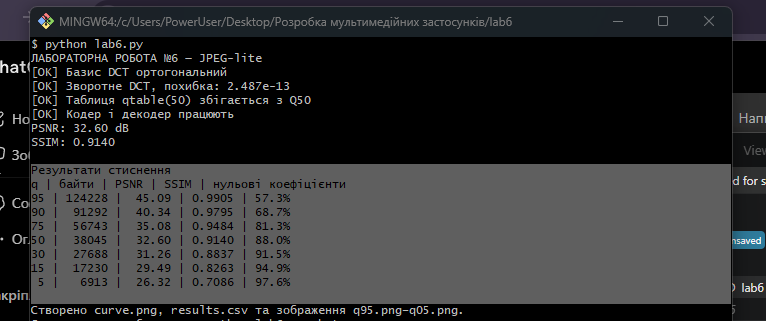
#> input picture lab6/image.png, 766 x 321 px, given in place of image.jpg, which was not available
$ python lab2.py
#> lines starting #> are read from the running program, lines starting #| are printed output that depends on the picture; after the words box and inside, x2 and y2 are one past the last pixel; in counts of white or black regions, pixels touching at a corner belong together; pictures that were not available may be replaced by others from this repository, and a replacement may not be noted
import numpy as np
from pathlib import Path
from PIL import Image

OUT = Path("lab2_results")
OUT.mkdir(exist_ok=True)


# 1. ГАМА

def to_light(code):
    """Код пікселя 0...255 -> фізичне світло 0...1"""
    c = np.asarray(code, dtype=np.float64) / 255
    return np.where(
        c <= 0.04045,
        c / 12.92,
        ((c + 0.055) / 1.055) ** 2.4
    )


def to_code(light):
    """Фізичне світло 0...1 -> код пікселя 0...255"""
    l = np.asarray(light, dtype=np.float64)
    s = np.where(
        l <= 0.0031308,
        l * 12.92,
        1.055 * l ** (1 / 2.4) - 0.055
    )
    return s * 255


print("=== ЗАВДАННЯ 1. ГАМА ===")

mid = (to_light(0) + to_light(255)) / 2

print("Середнє чорного і білого:", round(float(to_code(mid))))
print("Світло для коду 128:", round(float(to_light(128) * 100), 1), "%")
print("Світло для коду 64: ", round(float(to_light(64) * 100), 1), "%")
print("Світло для коду 192:", round(float(to_light(192) * 100), 1), "%")

test = np.array([0, 128, 255])
print("Перевірка масиву:", to_light(test))

# 2. ШАХІВНИЦЯ

def make_board(size=512, cell=8):
    yy, xx = np.indices((size, size))
    return (((yy // cell + xx // cell) % 2) * 255).astype(np.uint8)


def box_average(img, k):
    """Зменшує зображення у k разів усередненням квадратів k x k"""
    h, w = img.shape
    return img.reshape(h // k, k, w // k, k).mean(axis=(1, 3))


print("\n=== ЗАВДАННЯ 2. ШАХІВНИЦЯ ===")

board = make_board(512, 8)

# Наївне зменшення: середнє без переходу в лінійний простір
naive = box_average(board.astype(np.float64), 16)

# Правильне зменшення:
# 1. код -> світло
# 2. усереднення світла
# 3. світло -> код
linear = to_light(board)
correct = to_code(box_average(linear, 16))

print("Наївно:   ", round(float(naive.mean()), 1))
print("Правильно:", round(float(correct.mean()), 1))
print("Різниця:  ", round(float(correct.mean() - naive.mean()), 1))

original_light = to_light(board).mean() * 100
naive_light = to_light(naive).mean() * 100
correct_light = to_light(correct).mean() * 100

print("Середнє світло оригіналу:", round(float(original_light), 1), "%")
print("Середнє світло наївного:", round(float(naive_light), 1), "%")
print("Середнє світло правильного:", round(float(correct_light), 1), "%")

# Збереження зображень
Image.fromarray(board).save(OUT / "01_original_board.bmp")
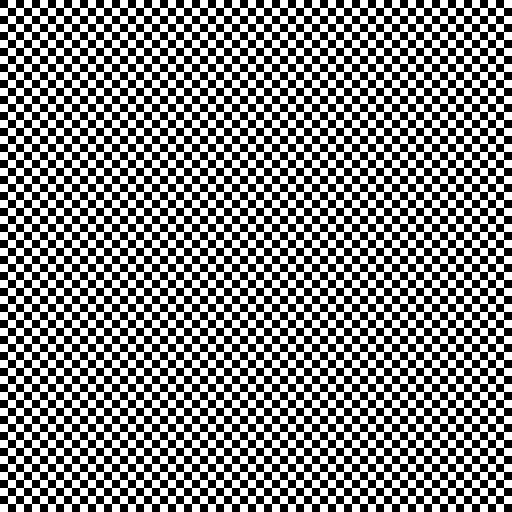
#> saved as 01_original_board.bmp: PIL image 512x512 L; 50% white; 1 white region, box (x1, y1, x2, y2) and area: (0, 0, 512, 512) 131072
Image.fromarray(np.clip(naive, 0, 255).astype(np.uint8)).save(
    OUT / "02_naive_board.bmp"
)
Image.fromarray(np.clip(correct, 0, 255).astype(np.uint8)).save(
    OUT / "03_correct_board.bmp"
)


# 3. YCbCr

def rgb_to_ycbcr(img):
    x = img.astype(np.float64)

    r = x[..., 0]
    g = x[..., 1]
    b = x[..., 2]

    y = 0.299 * r + 0.587 * g + 0.114 * b
    cb = 128 - 0.168736 * r - 0.331264 * g + 0.5 * b
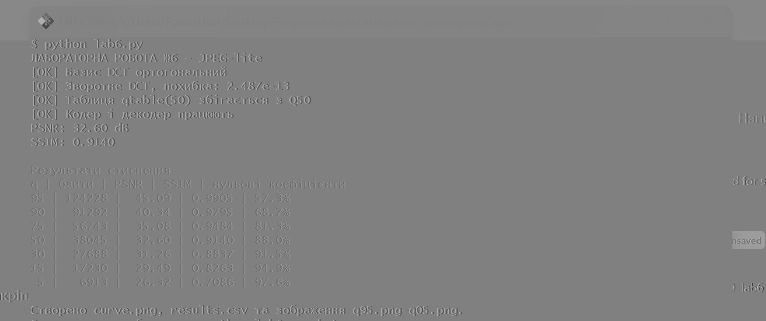
#> cb: shape (321, 766) float64; min 62.91, max 186.2, mean 128.6
    cr = 128 + 0.5 * r - 0.418688 * g - 0.081312 * b

    return y, cb, cr


def ycbcr_to_rgb(y, cb, cr):
    r = y + 1.402 * (cr - 128)
    g = y - 0.344136 * (cb - 128) - 0.714136 * (cr - 128)
    b = y + 1.772 * (cb - 128)

    return np.stack([r, g, b], axis=-1)


def load_color_image():
    # Якщо у папці є image.jpg/png/jpeg/bmp — використовуємо його.
    possible = [
        Path("image.jpg"),
        Path("image.jpeg"),
        Path("image.png"),
        Path("image.bmp"),
        Path("photo.jpg"),
        Path("photo.png")
    ]

    for file in possible:
        if file.exists():
            img = Image.open(file).convert("RGB")
            return np.array(img)

    # Якщо фотографії немає, створюємо тестове кольорове зображення.
    print("\nФото не знайдено.")
    print("Створюю test_image.png для перевірки завдання 3-4.")
    h, w = 300, 400
    yy, xx = np.indices((h, w))

    img = np.zeros((h, w, 3), dtype=np.uint8)
    img[..., 0] = (xx / w * 255).astype(np.uint8)
    img[..., 1] = (yy / h * 255).astype(np.uint8)
    img[..., 2] = ((1 - xx / w) * 255).astype(np.uint8)

    Image.fromarray(img).save("test_image.png")
    return img


print("\n=== ЗАВДАННЯ 3. YCbCr ===")

img = load_color_image()

y, cb, cr = rgb_to_ycbcr(img)
back = ycbcr_to_rgb(y, cb, cr)

back_uint8 = np.clip(np.round(back), 0, 255).astype(np.uint8)

max_difference = np.abs(
    back_uint8.astype(int) - img.astype(int)
).max()
#> max_difference = 0

print("Максимальна різниця після RGB -> YCbCr -> RGB:",
      int(max_difference))
#| Максимальна різниця після RGB -> YCbCr -> RGB: 0

gray_y = np.stack([y, y, y], axis=-1)
gray_y = np.clip(gray_y, 0, 255).astype(np.uint8)

naive_gray_value = img.astype(np.float64).mean(axis=2)
naive_gray = np.stack(
    [naive_gray_value, naive_gray_value, naive_gray_value],
    axis=-1
)
naive_gray = np.clip(naive_gray, 0, 255).astype(np.uint8)

Image.fromarray(gray_y).save(OUT / "04_Y_channel.bmp")
Image.fromarray(naive_gray).save(OUT / "05_naive_gray.bmp")


# 4. HSV

def rgb_to_hsv(img):
    x = img.astype(np.float64) / 255

    r = x[..., 0]
    g = x[..., 1]
    b = x[..., 2]

    mx = x.max(-1)
    mn = x.min(-1)
    d = mx - mn

    h = np.zeros_like(mx)

    m = (d != 0) & (mx == r)
#> m: shape (321, 766) bool; 3.1% white in thin lines or dots
    h[m] = (60 * ((g - b)[m] / d[m])) % 360

    m = (d != 0) & (mx == g)
#> m: shape (321, 766) bool; 2.2% white in thin lines or dots
    h[m] = 60 * ((b - r)[m] / d[m]) + 120
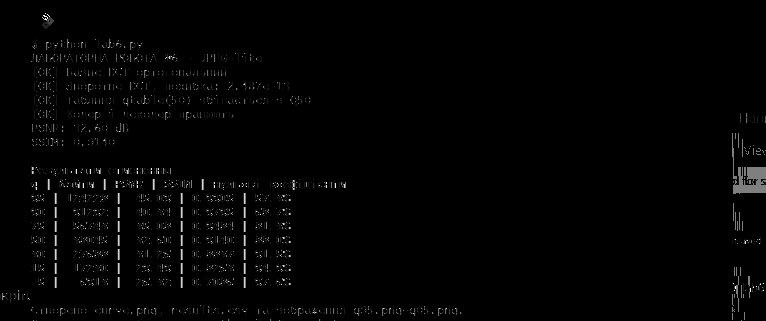
#> h: shape (321, 766) float64; min 0, max 359.5, mean 4.3; drawn with min black and max white

    m = (d != 0) & (mx == b)
#> m: shape (321, 766) bool; 16.9% white; 1049 white regions (990 under 20 px), largest, box (x1, y1, x2, y2) and area: (0, 0, 766, 41) 28042, (732, 133, 766, 321) 6039, (280, 194, 290, 202) 34
    h[m] = 60 * ((r - g)[m] / d[m]) + 240
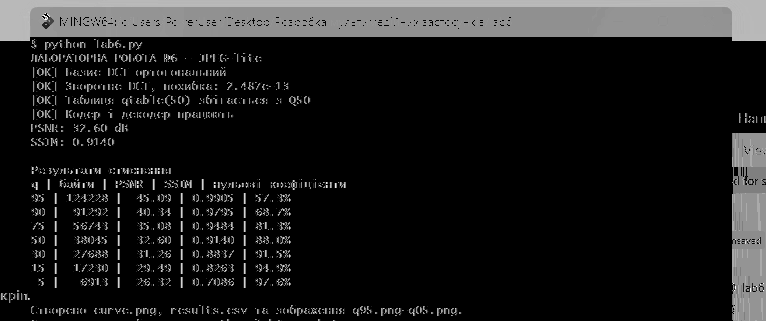
#> h: shape (321, 766) float64; 15.55% of pixels changed, all inside (x1, y1, x2, y2) = (0, 0, 766, 321); drawn with min black and max white

    s = np.where(
        mx == 0,
        0,
        d / np.where(mx == 0, 1, mx)
    )
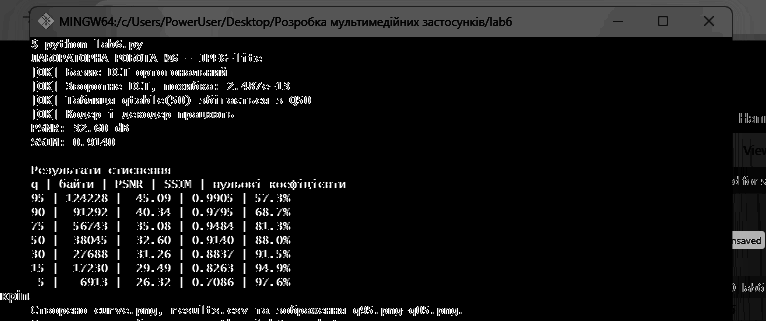
#> s: shape (321, 766) float64; min 0, max 1, mean 0.0775

    return h, s, mx


def hsv_to_rgb(h, s, v):
    h = h % 360
    c = v * s
    hp = h / 60
    x = c * (1 - np.abs((hp % 2) - 1))
#> x: shape (321, 766) float64
    m = v - c

    r1 = np.zeros_like(h)
    g1 = np.zeros_like(h)
    b1 = np.zeros_like(h)

    masks = [
        (hp >= 0) & (hp < 1),
        (hp >= 1) & (hp < 2),
        (hp >= 2) & (hp < 3),
        (hp >= 3) & (hp < 4),
        (hp >= 4) & (hp < 5),
        (hp >= 5) & (hp < 6)
    ]

    r1[masks[0]], g1[masks[0]], b1[masks[0]] = c[masks[0]], x[masks[0]], 0
#> b1: shape (321, 766) float64; every value is 0
    r1[masks[1]], g1[masks[1]], b1[masks[1]] = x[masks[1]], c[masks[1]], 0
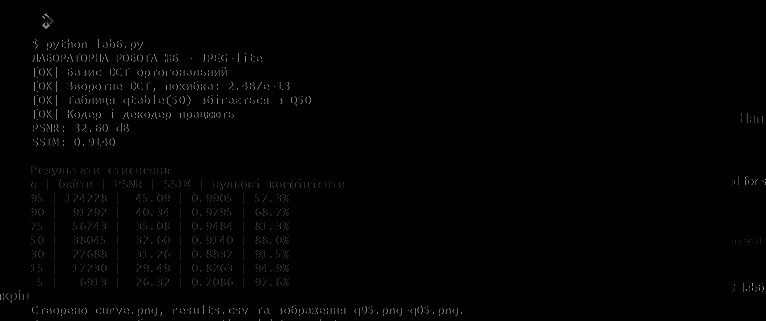
#> r1: shape (321, 766) float64; min 0, max 0.62, mean 0.0068
    r1[masks[2]], g1[masks[2]], b1[masks[2]] = 0, c[masks[2]], x[masks[2]]
#> b1: shape (321, 766) float64; min 0, max 0.141, mean 0.000182
    r1[masks[3]], g1[masks[3]], b1[masks[3]] = 0, x[masks[3]], c[masks[3]]
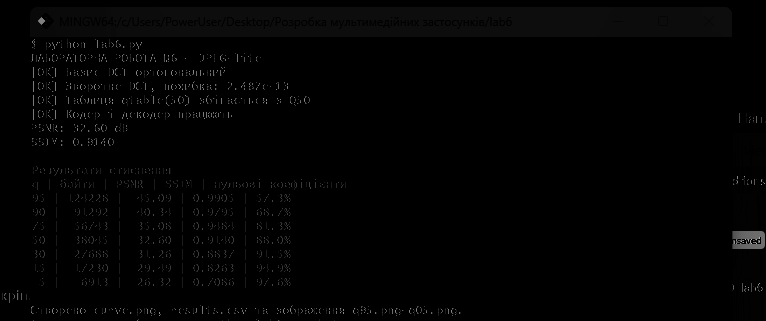
#> b1: shape (321, 766) float64; min 0, max 0.729, mean 0.0102
    r1[masks[4]], g1[masks[4]], b1[masks[4]] = x[masks[4]], 0, c[masks[4]]
    r1[masks[5]], g1[masks[5]], b1[masks[5]] = c[masks[5]], 0, x[masks[5]]

    rgb = np.stack([r1 + m, g1 + m, b1 + m], axis=-1)
    return np.clip(rgb * 255, 0, 255).astype(np.uint8)


print("\n=== ЗАВДАННЯ 4. HSV ===")

h, s, v = rgb_to_hsv(img)

# Перевірка без змін
original_back = hsv_to_rgb(h, s, v)
hsv_difference = np.abs(
    original_back.astype(int) - img.astype(int)
).max()
#> hsv_difference = 1

print("Різниця HSV туди-назад без змін:",
      int(hsv_difference))
#| Різниця HSV туди-назад без змін: 1

# 1. Насиченість * 0.3
s_low = s * 0.3
result_low = hsv_to_rgb(h, s_low, v)
Image.fromarray(result_low).save(OUT / "06_HSV_saturation_03.bmp")

# 2. Насиченість * 2, обмеження до 1
s_high = np.clip(s * 2, 0, 1)
result_high = hsv_to_rgb(h, s_high, v)
Image.fromarray(result_high).save(OUT / "07_HSV_saturation_2.bmp")

# 3. Зсув тону на 60 градусів
h_shift = (h + 60) % 360
result_hue = hsv_to_rgb(h_shift, s, v)
Image.fromarray(result_hue).save(OUT / "08_HSV_hue_plus_60.bmp")

print("1. Насиченість 0.3 — зображення стає блідим, майже сірим.")
print("2. Насиченість 2 — кольори стають більш насиченими.")
print("3. Тон +60° — кольори перефарбовуються, світлі та темні ділянки зберігаються.")


# 5. ТАБЛИЦЯ І ВИСНОВОК

print("\n=== ЗАВДАННЯ 5. ТАБЛИЦЯ ===")
print()
print("| Зображення                    | Середній код | Середнє світло |")
print("|-------------------------------|--------------|----------------|")
print(f"| Оригінальна шахівниця         | {board.mean():10.1f} | {original_light:12.1f}% |")
print(f"| Зменшена наївно в sRGB        | {naive.mean():10.1f} | {naive_light:12.1f}% |")
print(f"| Зменшена в лінійному просторі | {correct.mean():10.1f} | {correct_light:12.1f}% |")

conclusion = """
Висновок:
У цій лабораторній роботі було досліджено вплив гами на обробку зображень.
Під час наївного зменшення шахівниці усереднення виконується без переходу
в лінійний простір, тому середній код становить 127,5, але середнє фізичне
світло зменшується до приблизно 21,4%. При правильному способі спочатку
виконується перехід у лінійний простір, після чого усереднення і повернення
до коду. У результаті отримано середній код 187,5 і збережено 50% світла.
Також було виконано перетворення RGB у YCbCr і назад, а за допомогою HSV
досліджено зміну насиченості та тону зображення.
"""

print(conclusion)

(OUT / "09_table_and_conclusion.txt").write_text(
    f"""Лабораторна робота №2
Гама і колірні простори

Таблиця:

Оригінальна шахівниця: середній код {board.mean():.1f}, середнє світло {original_light:.1f}%
Зменшена наївно в sRGB: середній код {naive.mean():.1f}, середнє світло {naive_light:.1f}%
Зменшена в лінійному просторі: середній код {correct.mean():.1f}, середнє світло {correct_light:.1f}%

Максимальна різниця RGB -> YCbCr -> RGB: {int(max_difference)}
Різниця HSV туди-назад без змін: {int(hsv_difference)}

{conclusion}
""",
    encoding="utf-8"
)

print(f"\nУсі результати збережено в папці: {OUT.resolve()}")
